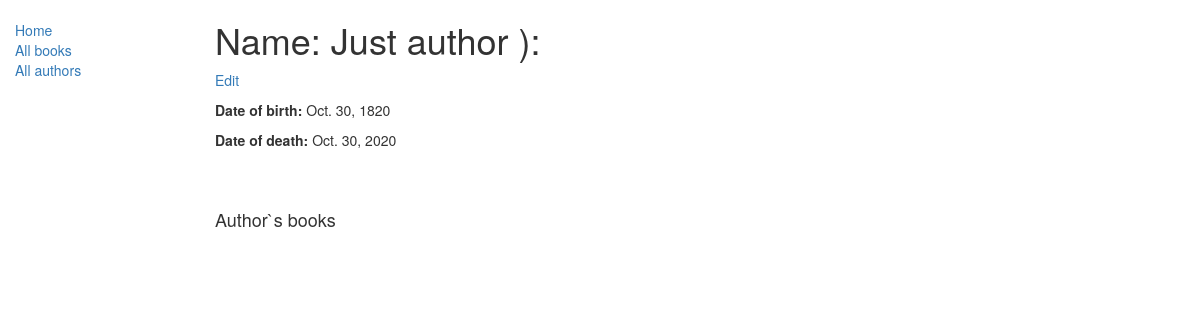
The page /catalog/author/20 on the database its author committed.
### catalog/models.py (models this page shows, shortened)
class Author(models.Model):
    name = models.CharField(
        max_length=100,
        null=False,
        help_text="An author's full name. (Example: W. Shakespear or Mihail Afanasievich Bulgakov)",
    )
    date_of_birth = models.DateField(
        null=True,
        blank=True,
        help_text="A date of author's birth (or Null, if unknown).",
    )
    date_of_death = models.DateField(
        null=True,
        blank=True,
        help_text="A date of author's death (or Null, if alive or unknown).",
    )

### catalog/views.py (the view)
# urls.py: path("author/<int:pk>", views.AuthorDetailView.as_view(), name="author"),
class AuthorDetailView(generic.DetailView):
    model = Author
    template_name = "author/detail.html"
    def get_context_data(self, **kwargs):
        context = super().get_context_data(**kwargs)
        context['book_list'] = Book.objects.all()
        return context

### catalog/templates/author/detail.html (shortened to what this page needs)
{% extends "base_generic.html" %} {% block content %}
<h1>Name: {{object.name}}</h1>
<p><a href="edit/{{object.pk}}">Edit</a></p>
<p><strong>Date of birth:</strong> {{ object.date_of_birth }}</p>
<p><strong>Date of death:</strong> {{ object.date_of_death }}</p>
<div style="margin-top: 60px">
    <h4>Author`s books</h4>
</div>
{% endblock %}

### rows shown on the page
Author: name "Just author ):", date_of_birth "Oct. 30, 1820", date_of_death "Oct. 30, 2020"
